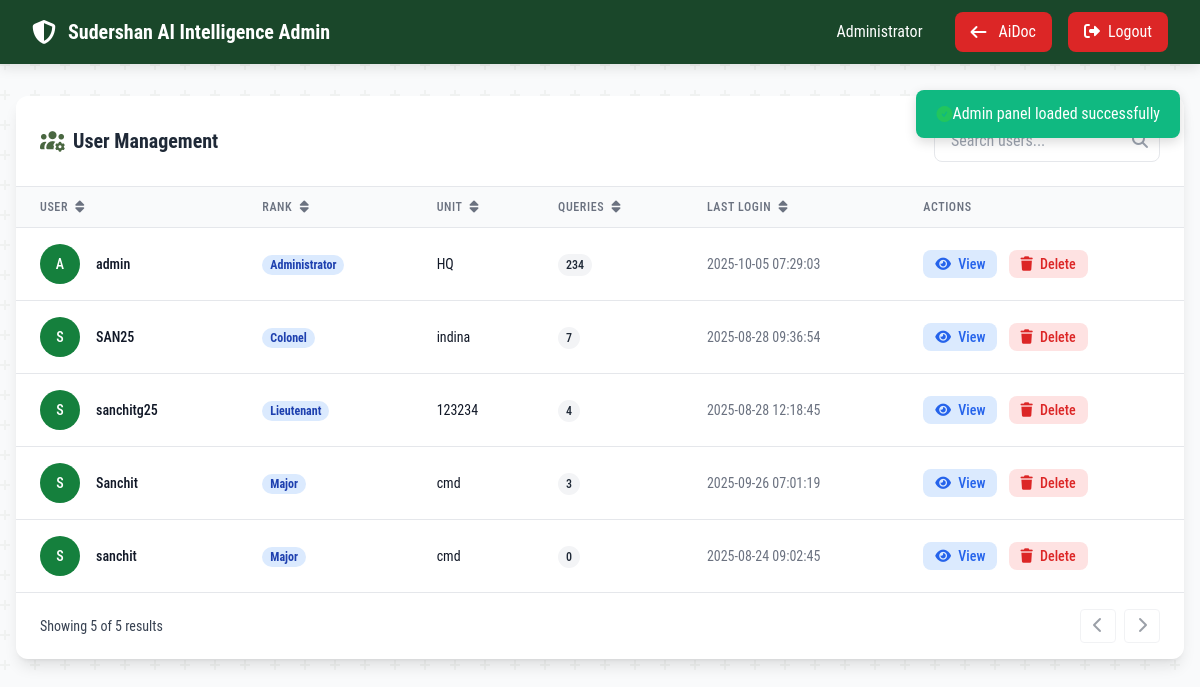
The page /admin (signed in) on the database its author committed.
### tables this page shows
CREATE TABLE users (
                id INTEGER PRIMARY KEY AUTOINCREMENT,
                username TEXT UNIQUE NOT NULL,
                password_hash TEXT NOT NULL,
                rank TEXT,
                unit TEXT,
                clearance_level INTEGER DEFAULT 1,
                created_at TIMESTAMP DEFAULT CURRENT_TIMESTAMP,
                last_login TIMESTAMP
            );

### main.py (the view)
@app.route("/admin")
@admin_required
def admin_panel():
    total_users = db_manager.execute_query("SELECT COUNT(*) FROM users", fetch="one")[0]
    total_queries = db_manager.execute_query(
        "SELECT COUNT(*) FROM query_logs", fetch="one"
    )[0]
    user_stats = db_manager.execute_query(
        """
        SELECT u.id, u.username, u.rank, u.unit, u.clearance_level, u.last_login,
               COUNT(q.id) as query_count, u.created_at
        FROM users u
        LEFT JOIN query_logs q ON u.id = q.user_id
        GROUP BY u.id
        ORDER BY query_count DESC
    """,
        fetch="all",
    )
    query_distribution = db_manager.execute_query(
        """
        SELECT u.username, COUNT(q.id) as query_count
        FROM users u
        LEFT JOIN query_logs q ON u.id = q.user_id
        GROUP BY u.id
        HAVING query_count > 0
        ORDER BY query_count DESC
    """,
        fetch="all",
    )
    unit_distribution = db_manager.execute_query(
        """
        SELECT unit, COUNT(*) as user_count
        FROM users
        GROUP BY unit
        ORDER BY user_count DESC
    """,
        fetch="all",
    )
    rank_distribution = db_manager.execute_query(
        """
        SELECT rank, COUNT(*) as user_count
        FROM users
        GROUP BY rank
        ORDER BY user_count DESC
    """,
        fetch="all",
    )
    return render_template(
        "admin.html",
        total_users=total_users,
        total_queries=total_queries,
        user_stats=user_stats or [],
        query_distribution=query_distribution or [],
        unit_distribution=unit_distribution or [],
        rank_distribution=rank_distribution or [],
    )

### main.py (called while the page is built)
def admin_required(f):
    @wraps(f)
    def decorated_function(*args, **kwargs):
        if "user_id" not in session:
            return redirect(url_for("login"))
        user = db_manager.execute_query(
            "SELECT clearance_level FROM users WHERE id = ?",
            (session["user_id"],),
            fetch="one",
        )
        if not user or user[0] < 3:  # Require clearance level 3+
            flash("Access denied. Insufficient clearance level.", "error")
            return redirect(url_for("dashboard"))
        return f(*args, **kwargs)
    return decorated_function

    def execute_query(self, query, params=None, fetch=False):
        try:
            with sqlite3.connect(self.DATABASE_PATH) as conn:
                cursor = conn.cursor()
                if params:
                    cursor.execute(query, params)
                else:
                    cursor.execute(query)
                if fetch:
                    return cursor.fetchall() if fetch == "all" else cursor.fetchone()
                return cursor.rowcount
        except Exception as e:
            logger.error(f"Database error: {e}")
            return None if fetch else 0

### templates/admin.html (shortened to what this page needs)
<!DOCTYPE html>
<html lang="en">
<head>
    <link rel="stylesheet" href="{{ url_for('static', filename='css/tailwind.min.css') }}">
    <link rel="stylesheet" href="{{ url_for('static', filename='css/all.min.css') }}">
    <script src="{{ url_for('static', filename='js/tailwind.js') }}"></script>
</head>
<body class="bg-gray-50">
    <div id="toast" class="toast hidden">
        <div class="flex items-center">
            <span id="toast-icon" class="mr-2"></span>
            <span id="toast-message"></span>
        </div>
    </div>
    <nav class="military-gradient nav-shadow">
        <div class="max-w-7xl mx-auto px-4 sm:px-6 lg:px-8">
            <div class="flex justify-between h-16">
                <div class="flex items-center">
                    <i class="fas fa-shield-alt text-white text-2xl mr-3"></i>
                    <h1 class="text-white text-xl font-bold">Sudershan AI Intelligence Admin</h1>
                </div>
                <div class="flex items-center space-x-4">
                    <span class="text-white hidden md:inline">Administrator</span>
                    <a href="/dashboard" class="btn-danger text-white px-4 py-2 rounded-lg flex items-center gap-2">
                        <i class="fas fa-arrow-left mr-1"></i>AiDoc
                    </a>
                    <a href="/logout" class="btn-danger text-white px-4 py-2 rounded-lg">
                        <i class="fas fa-sign-out-alt mr-2"></i>Logout
                    </a>
                </div>
            </div>
        </div>
    </nav>
    <div class="max-w-7xl mx-auto px-4 py-8 fade-in">
        <div class="bg-white rounded-xl shadow-lg mb-8 slide-in" style="animation-delay: 0.7s;">
            <div
                class="p-6 border-b border-gray-200 flex flex-col md:flex-row justify-between items-start md:items-center space-y-4 md:space-y-0">
                <h3 class="text-xl font-bold text-gray-800 flex items-center">
                    <i class="fas fa-users-cog mr-2 text-military"></i>User Management
                </h3>
                <div class="flex flex-col md:flex-row space-y-2 md:space-y-0 md:space-x-2 w-full md:w-auto">
                    <div class="relative">
                        <input type="text" id="userSearch" placeholder="Search users..."
                            class="px-4 py-2 border rounded-lg focus:ring-2 focus:ring-military focus:border-transparent w-full">
                        <i class="fas fa-search absolute right-3 top-3 text-gray-400"></i>
                    </div>
                </div>
            </div>
            <div class="overflow-x-auto custom-scrollbar">
                <table class="min-w-full divide-y divide-gray-200">
                    <thead class="bg-gray-50">
                        <tr>
                            <th class="px-6 py-3 text-left text-xs font-medium text-gray-500 uppercase tracking-wider cursor-pointer sortable"
                                data-sort="username">
                                User <i class="fas fa-sort ml-1"></i>
                            </th>
                            <th class="px-6 py-3 text-left text-xs font-medium text-gray-500 uppercase tracking-wider cursor-pointer sortable"
                                data-sort="rank">
                                Rank <i class="fas fa-sort ml-1"></i>
                            </th>
                            <th class="px-6 py-3 text-left text-xs font-medium text-gray-500 uppercase tracking-wider cursor-pointer sortable"
                                data-sort="unit">
                                Unit <i class="fas fa-sort ml-1"></i>
                            </th>
                            <th class="px-6 py-3 text-left text-xs font-medium text-gray-500 uppercase tracking-wider cursor-pointer sortable"
                                data-sort="queries">
                                Queries <i class="fas fa-sort ml-1"></i>
                            </th>
                            <th class="px-6 py-3 text-left text-xs font-medium text-gray-500 uppercase tracking-wider cursor-pointer sortable"
                                data-sort="last_login">
                                Last Login <i class="fas fa-sort ml-1"></i>
                            </th>
                            <th class="px-6 py-3 text-left text-xs font-medium text-gray-500 uppercase tracking-wider">
                                Actions
                            </th>
                        </tr>
                    </thead>
                    <tbody class="bg-white divide-y divide-gray-200" id="userTableBody">
                        {% for user in user_stats %}
                        <tr class="table-row" data-username="{{ user[1] | lower }}" data-rank="{{ user[2] | lower }}"
                            data-unit="{{ user[3] | lower }}" data-queries="{{ user[6] }}"
                            data-last_login="{{ user[5] }}">
                            <td class="px-6 py-4 whitespace-nowrap">
                                <div class="flex items-center">
                                    <div
                                        class="flex-shrink-0 h-10 w-10 bg-green-700 rounded-full flex items-center justify-center">
                                        <div
                                            class="h-10 w-10 rounded-full bg-gradient-to-r from-blue-500 to-purple-600 flex items-center justify-center">
                                            <span class="text-sm font-medium text-white">{{ user[1][0].upper() }}</span>
                                        </div>
                                    </div>
                                    <div class="ml-4">
                                        <div class="text-sm font-medium text-gray-900">{{ user[1] }}</div>
                                    </div>
                                </div>
                            </td>
                            <td class="px-6 py-4 whitespace-nowrap">
                                <span
                                    class="px-2 inline-flex text-xs leading-5 font-semibold rounded-full bg-blue-100 text-blue-800">
                                    {{ user[2] }}
                                </span>
                            </td>
                            <td class="px-6 py-4 whitespace-nowrap text-sm text-gray-900">{{ user[3] }}</td>
                            <td class="px-6 py-4 whitespace-nowrap">
                                <span class="px-2 py-1 text-xs font-medium bg-gray-100 text-gray-800 rounded-full">
                                    {{ user[6] }}
                                </span>
                            </td>
                            <td class="px-6 py-4 whitespace-nowrap text-sm text-gray-500">
                                {{ user[5] if user[5] else 'Never' }}
                            </td>
                            <td class="px-6 py-4 whitespace-nowrap text-sm font-medium space-x-2">
                                <button onclick="viewUserDetails({{ user[0] }})"
                                    class="text-blue-600 hover:text-blue-900 bg-blue-100 px-3 py-1 rounded-lg transition-all hover:bg-blue-200">
                                    <i class="fas fa-eye mr-1"></i> View
                                </button>
                                <button onclick="deleteUser({{ user[0] }}, '{{ user[1] }}')"
                                    class="text-red-600 hover:text-red-900 bg-red-100 px-3 py-1 rounded-lg transition-all hover:bg-red-200">
                                    <i class="fas fa-trash mr-1"></i> Delete
                                </button>
                            </td>
                        </tr>
                        {% endfor %}
                    </tbody>
                </table>
            </div>
            <div class="px-6 py-4 border-t border-gray-200 flex items-center justify-between">
                <div class="text-sm text-gray-700">
                    Showing <span id="showingCount">{{ user_stats|length }}</span> of <span id="totalCount">{{
                        user_stats|length }}</span> results
                </div>
                <div class="flex space-x-2">
                    <button class="px-3 py-1 rounded border bg-white text-gray-700 disabled:opacity-50" id="prevPage"
                        disabled>
                        <i class="fas fa-chevron-left"></i>
                    </button>
                    <button class="px-3 py-1 rounded border bg-white text-gray-700 disabled:opacity-50" id="nextPage"
                        disabled>
                        <i class="fas fa-chevron-right"></i>
                    </button>
                </div>
            </div>
        </div>
    </div>
</body>
</html>

### templates/admin.html (style rules this page uses)
body { font-family: 'Roboto Condensed', sans-serif; }
.military-gradient { background: #1a472a; ; }
.nav-shadow { box-shadow: 0 4px 12px rgba(0, 0, 0, 0.1); }
.btn-danger { background: #dc2626; transition: all 0.3s ease; }
.toast { position: fixed; top: 90px; right: 20px; padding: 12px 20px; border-radius: 8px; color: white; box-shadow: 0 4px 12px rgba(0, 0, 0, 0.15); z-index: 1000; opacity: 0; transform: translateY(-20px); transition: all 0.3s ease; }
.toast.show { opacity: 1; transform: translateY(0); }
.toast.success { background: #10b981; }
.table-row { transition: all 0.2s ease; }

### rows shown on the page
users: username "A", username "admin", rank "Administrator", unit "HQ", user "234", last_login "2025-10-05 07:29:03"
users: username "S", username "SAN25", rank "Colonel", unit "indina", user "7", last_login "2025-08-28 09:36:54"
users: username "S", username "sanchitg25", rank "Lieutenant", unit "123234", user "4", last_login "2025-08-28 12:18:45"
users: username "S", username "Sanchit", rank "Major", unit "cmd", user "3", last_login "2025-09-26 07:01:19"
users: username "S", username "sanchit", rank "Major", unit "cmd", user "0", last_login "2025-08-24 09:02:45"

### other values the page prints
{{ user_stats|length }} "5"
